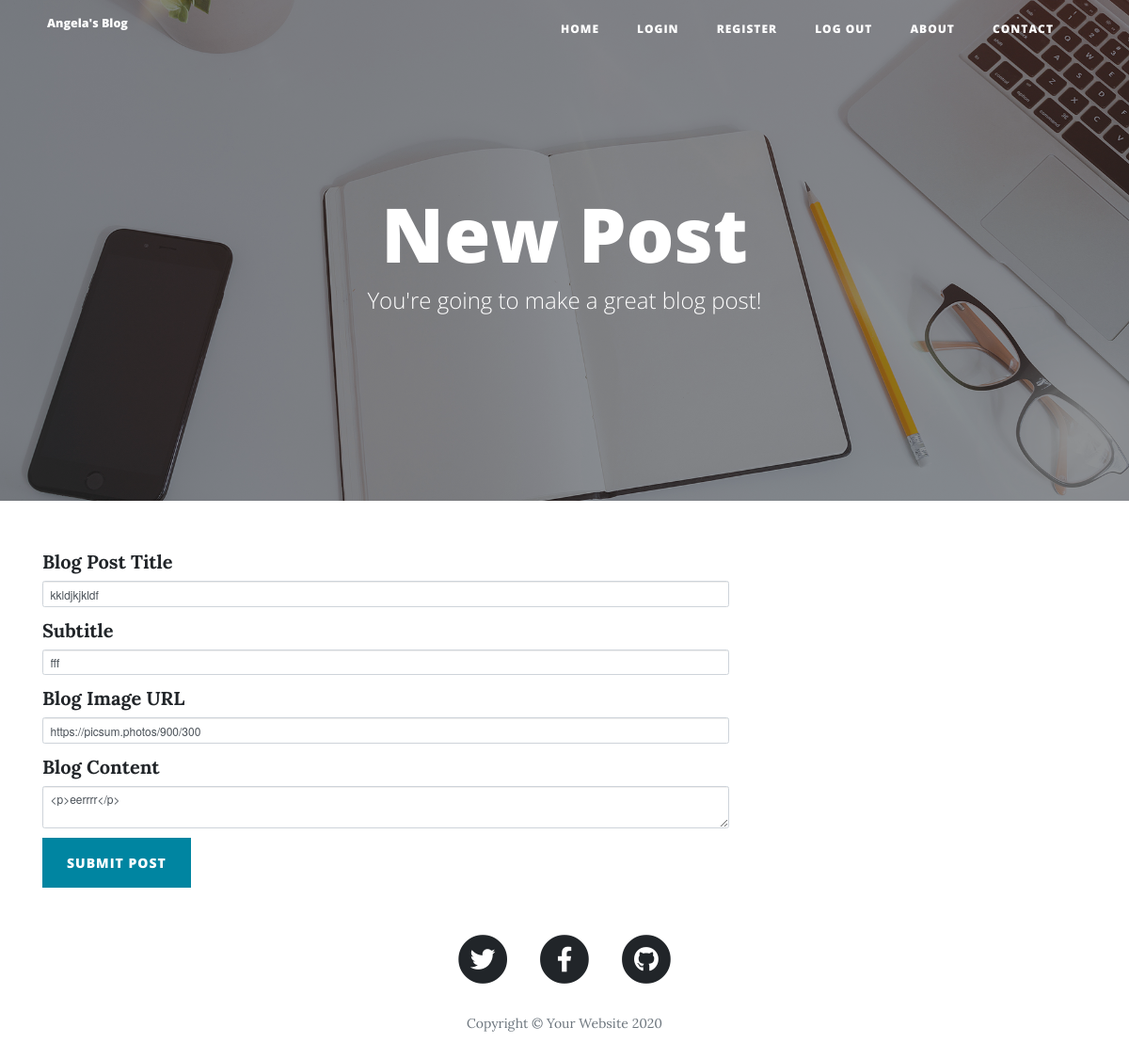
The page /edit-post/1 on the database its author committed.
### main.py (models this page shows)
class BlogPost(db.Model):
    __tablename__ = "blog_posts"
    id = db.Column(db.Integer, primary_key=True)
    indiv_id = db.Column(db.Integer, db.ForeignKey('user.id'),
        nullable=False)
    author = db.Column(db.String(250), nullable=False)
    title = db.Column(db.String(250), unique=True, nullable=False)
    subtitle = db.Column(db.String(250), nullable=False)
    date = db.Column(db.String(250), nullable=False)
    body = db.Column(db.Text, nullable=False)
    img_url = db.Column(db.String(250), nullable=False)

### main.py (the view, shortened to what this page needs)
@app.route("/edit-post/<int:post_id>")
def edit_post(post_id):
    post = BlogPost.query.get(post_id)
    edit_form = CreatePostForm(
        title=post.title,
        subtitle=post.subtitle,
        img_url=post.img_url,
        author=post.author,
        body=post.body
    )
    return render_template("make-post.html", form=edit_form)

### forms.py
class CreatePostForm(FlaskForm):
    title = StringField("Blog Post Title", validators=[validators.DataRequired()])
    subtitle = StringField("Subtitle", validators=[validators.DataRequired()])
    img_url = StringField("Blog Image URL", validators=[validators.DataRequired(), validators.URL()])
    body = CKEditorField("Blog Content", validators=[validators.DataRequired()])
    submit = SubmitField("Submit Post")

### templates/make-post.html (shortened to what this page needs)
{% extends 'bootstrap/base.html' %}
{% import "bootstrap/wtf.html" as wtf %}
{% block content %}
{% include "header.html" %}
  <header class="masthead" style="background-image: url('{{ url_for('static', filename='img/edit-bg.jpg')}}')">
    <div class="overlay"></div>
    <div class="container">
      <div class="row">
        <div class="col-lg-8 col-md-10 mx-auto">
          <div class="page-heading">
            {% if is_edit: %}
            <h1>Edit Post</h1>
            {% else: %}
            <h1>New Post</h1>
            {% endif %}
            <span class="subheading">You're going to make a great blog post!</span>
          </div>
        </div>
      </div>
    </div>
  </header>
  <div class="container">
    <div class="row">
      <div class="col-md-8">
        {{ wtf.quick_form(form, novalidate=True, button_map={"submit": "primary"}) }}
      </div>
    </div>
  </div>
{% include "footer.html" %}
{% endblock %}

### rows shown on the page
BlogPost: title "kkldjkjkldf", subtitle "fff", img_url "https://picsum.photos/900/300", body "<p>eerrrr</p>"
